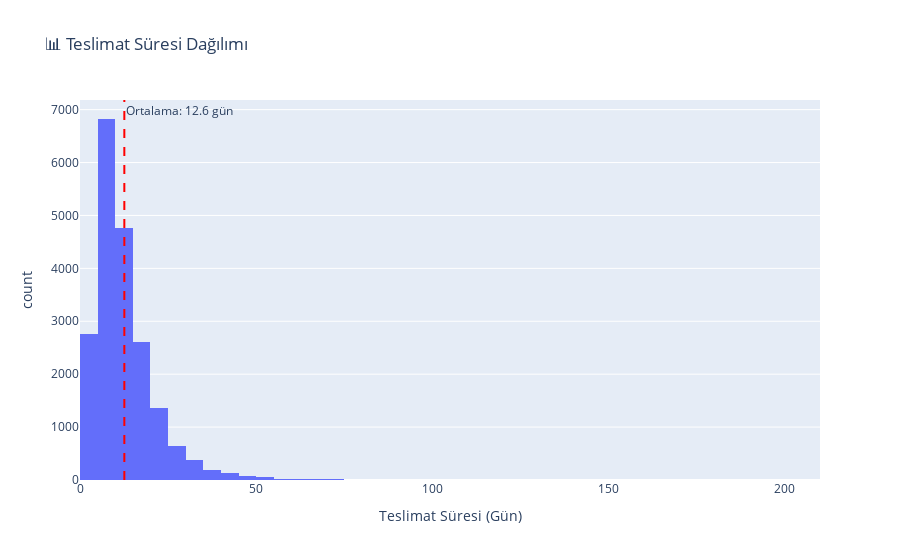

The cell this chart's notebook holds for it:
### Markdown cell above
## Adım 3: Keşifsel Veri Analizi (EDA)

Model kurmadan önce verimizi anlamamız gerekiyor:
1. **Target dağılımı:** Teslimat süreleri nasıl dağılıyor?
2. **Feature ilişkileri:** Hangi faktörler teslimatı etkiliyor?

### Code cell
# Target dağılımı - Teslimat süreleri nasıl dağılıyor?
fig = px.histogram(df, x='target_days', nbins=50, 
                   title='📊 Teslimat Süresi Dağılımı',
                   labels={'target_days': 'Teslimat Süresi (Gün)', 'count': 'Sipariş Sayısı'})
fig.add_vline(x=df['target_days'].mean(), line_dash='dash', line_color='red',
              annotation_text=f"Ortalama: {df['target_days'].mean():.1f} gün")
fig.update_layout(showlegend=False)
fig.show()

print(f"📈 Teslimat Süresi İstatistikleri:")
print(f"   Min: {df['target_days'].min():.1f} gün")
print(f"   Ortalama: {df['target_days'].mean():.1f} gün")
print(f"   Medyan: {df['target_days'].median():.1f} gün")
print(f"   Max: {df['target_days'].max():.1f} gün")

### Figure 1 — Plotly figure (JSON) as saved in the notebook; plotly's stock layout.template omitted (floating-point values rounded to 4 significant figures; data arrays with more than 128 entries replaced by an {"elided": "..."} marker saying what was removed)
{"data": [{"bingroup": "x", "hovertemplate": "Teslimat Süresi (Gün)=%{x}<br>count=%{y}<extra></extra>", "legendgroup": "", "marker": {"color": "#636efa", "pattern": {"shape": ""}}, "name": "", "nbinsx": 50, "orientation": "v", "showlegend": false, "type": "histogram", "x": {"elided": "19894 float values"}, "xaxis": "x", "yaxis": "y"}], "layout": {"annotations": [{"showarrow": false, "text": "Ortalama: 12.6 gün", "x": 12.58, "xanchor": "left", "xref": "x", "y": 1, "yanchor": "top", "yref": "y domain"}], "barmode": "relative", "legend": {"tracegroupgap": 0}, "shapes": [{"line": {"color": "red", "dash": "dash"}, "type": "line", "x0": 12.58, "x1": 12.58, "xref": "x", "y0": 0, "y1": 1, "yref": "y domain"}], "showlegend": false, "title": {"text": "📊 Teslimat Süresi Dağılımı"}, "xaxis": {"anchor": "y", "domain": [0, 1], "title": {"text": "Teslimat Süresi (Gün)"}}, "yaxis": {"anchor": "x", "domain": [0, 1], "title": {"text": "count"}}}}
